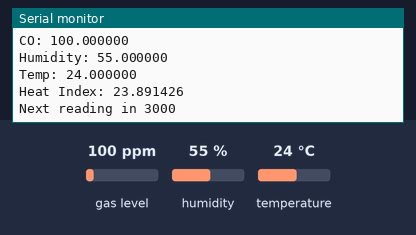
A program run on a simulated ESP32. Parts: the last lines printed to the serial monitor. The inputs (shaded band) are chosen by the test bench; at power-on: gas level 100 ppm, humidity 55 %, temperature 24 °C.

Above: at 6.8 s.
6.9 s: gas level set to 20 ppm
11.4 s: humidity set to 22 %
At 13.0 s:
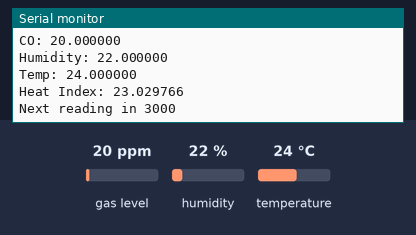
15.9 s: temperature set to 12 °C
At 19.4 s:
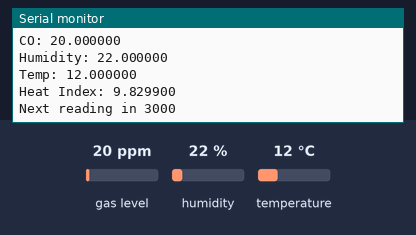
20.4 s: gas level set to 250 ppm
24.9 s: humidity set to 40 %
At 28.3 s:
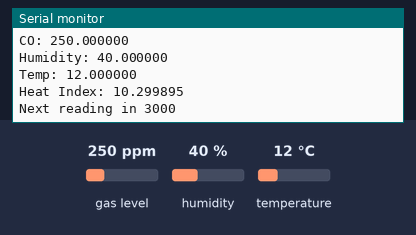
Timing chart, 0 to 29.8 s (numbered marks = the images above; inputs shaded):
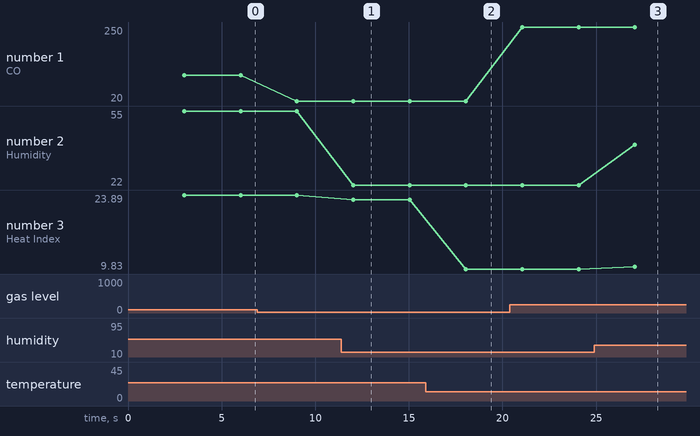

Measured:
- after the input at 11.4 s, the serial monitor: prints a new line after 0.63 s (image 1)
- after the input at 15.9 s, the serial monitor: prints a new line after 2.1 s (image 2)
- after the input at 24.9 s, the serial monitor: prints a new line after 2.2 s (image 3)
- plotted number 1: 100 → 20 after the input at 6.9 s, 20 → 250 after the input at 20.4 s
- plotted number 2: 55 → 22 after the input at 11.4 s, 22 → 40 after the input at 24.9 s
- plotted number 3: 23.89 → 23.03 after the input at 11.4 s, 23.03 → 9.83 after the input at 15.9 s, 9.83 → 10.3 after the input at 24.9 s

The program:

main.cpp
```cpp
#include <Arduino.h>
#include "DHT.h"
#include "MQ7.h"

#define DHT_PIN 33
#define DHT_TYPE 22

#define MQ7_PIN 32
#define MQ7_VCC 5.0

#define SENSOR_CYCLE 3000

DHT dht(DHT_PIN, DHT_TYPE);
MQ7 mq7(MQ7_PIN, MQ7_VCC);

void setup() {
    Serial.begin(115200);
    Serial.println("DHT22 and MQ7 test");

    dht.begin();
}

void loop() {

    Serial.println("");

    delay(SENSOR_CYCLE);

    float co = mq7.getPPM();
    float h = dht.readHumidity();
    float t = dht.readTemperature();    // celsius

    if (isnan(h) || isnan(t)) {
        Serial.println("Failed to read from DHT sensor!");
        return;
    }

    // Compute heat index in Celsius (isFahreheit = false)
    float hic = dht.computeHeatIndex(t, h, false);

    Serial.printf("CO: %f\n", co);
    Serial.printf("Humidity: %f\n", h);
    Serial.printf("Temp: %f\n", t);
    Serial.printf("Heat Index: %f\n", hic);
    Serial.printf("Next reading in %u\n", SENSOR_CYCLE);

}
```
